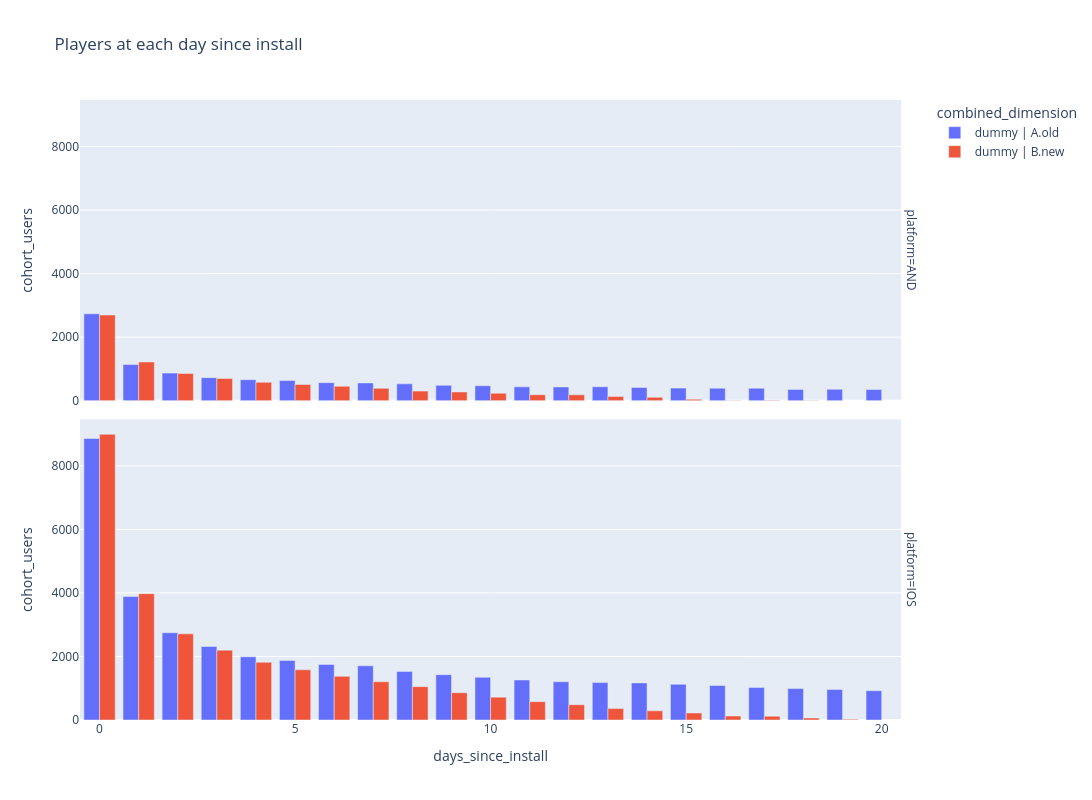

Notebook code for this chart:
### Code cell
# hide-output
# Bar chart: surviving cohort size at each day since install by FTUE group
fig = px.bar(pl_ftue_max_level_agg, 
              x='days_since_install', 
              y='cohort_users',
              color='combined_dimension',
              title='Players at each day since install',
              facet_row='platform',
              width=1200,
              height=800,
              barmode='group',
              hover_data={'weighted_avg_max_gameday': True, 'cohort_users': True},)

fig.show()

### Figure 1 — Plotly figure (JSON) as saved in the notebook; plotly's stock layout.template omitted (floating-point values rounded to 4 significant figures)
{"data": [{"alignmentgroup": "True", "customdata": [[1.901], [3.704], [5.277], [6.722], [7.784], [7.935], [8.963], [10.01], [10.52], [12.14], [12.91], [13.85], [14.98], [14.99], [15.09], [16.27], [16.63], [17.14], [18.19], [18.09], [19.18]], "hovertemplate": "combined_dimension=dummy | A.old<br>platform=AND<br>days_since_install=%{x}<br>cohort_users=%{y}<br>weighted_avg_max_gameday=%{customdata[0]}<extra></extra>", "legendgroup": "dummy | A.old", "marker": {"color": "#636efa", "pattern": {"shape": ""}}, "name": "dummy | A.old", "offsetgroup": "dummy | A.old", "orientation": "v", "showlegend": true, "textposition": "auto", "type": "bar", "x": [0, 1, 2, 3, 4, 5, 6, 7, 8, 9, 10, 11, 12, 13, 14, 15, 16, 17, 18, 19, 20], "xaxis": "x2", "y": [2735, 1138, 868, 726, 662, 633, 568, 560, 530, 483, 471, 436, 433, 439, 416, 396, 393, 393, 356, 357, 351], "yaxis": "y2"}, {"alignmentgroup": "True", "customdata": [[1.821], [3.031], [4.174], [4.997], [5.74], [6.36], [7.092], [7.755], [8.409], [8.946], [9.379], [9.979], [10.66], [11.03], [11.33], [11.89], [12.19], [12.72], [13.66], [14.13], [14.71]], "hovertemplate": "combined_dimension=dummy | A.old<br>platform=IOS<br>days_since_install=%{x}<br>cohort_users=%{y}<br>weighted_avg_max_gameday=%{customdata[0]}<extra></extra>", "legendgroup": "dummy | A.old", "marker": {"color": "#636efa", "pattern": {"shape": ""}}, "name": "dummy | A.old", "offsetgroup": "dummy | A.old", "orientation": "v", "showlegend": false, "textposition": "auto", "type": "bar", "x": [0, 1, 2, 3, 4, 5, 6, 7, 8, 9, 10, 11, 12, 13, 14, 15, 16, 17, 18, 19, 20], "xaxis": "x", "y": [8861, 3885, 2747, 2313, 1991, 1876, 1750, 1705, 1529, 1427, 1345, 1260, 1203, 1178, 1168, 1123, 1085, 1025, 988, 958, 923], "yaxis": "y"}, {"alignmentgroup": "True", "customdata": [[2.065], [4.214], [6.769], [7.878], [9.042], [9.903], [10.97], [12.05], [14.29], [15.19], [15.29], [15.57], [16.59], [19.96], [20.57], [20.61], [22.63], [25.02], [24.33]], "hovertemplate": "combined_dimension=dummy | B.new<br>platform=AND<br>days_since_install=%{x}<br>cohort_users=%{y}<br>weighted_avg_max_gameday=%{customdata[0]}<extra></extra>", "legendgroup": "dummy | B.new", "marker": {"color": "#EF553B", "pattern": {"shape": ""}}, "name": "dummy | B.new", "offsetgroup": "dummy | B.new", "orientation": "v", "showlegend": true, "textposition": "auto", "type": "bar", "x": [0, 1, 2, 3, 4, 5, 6, 7, 8, 9, 10, 11, 12, 13, 14, 15, 16, 17, 18], "xaxis": "x2", "y": [2696, 1220, 854, 700, 577, 511, 454, 389, 302, 275, 235, 188, 184, 133, 109, 44, 10, 13, 10], "yaxis": "y2"}, {"alignmentgroup": "True", "customdata": [[1.98], [3.21], [4.229], [4.936], [5.735], [6.389], [7.135], [7.617], [8.229], [8.623], [9.705], [10.17], [10.77], [11.56], [11.51], [12.07], [13.22], [13.85], [14.53], [14.57]], "hovertemplate": "combined_dimension=dummy | B.new<br>platform=IOS<br>days_since_install=%{x}<br>cohort_users=%{y}<br>weighted_avg_max_gameday=%{customdata[0]}<extra></extra>", "legendgroup": "dummy | B.new", "marker": {"color": "#EF553B", "pattern": {"shape": ""}}, "name": "dummy | B.new", "offsetgroup": "dummy | B.new", "orientation": "v", "showlegend": false, "textposition": "auto", "type": "bar", "x": [0, 1, 2, 3, 4, 5, 6, 7, 8, 9, 10, 11, 12, 13, 14, 15, 16, 17, 18, 19], "xaxis": "x", "y": [8992, 3977, 2711, 2198, 1816, 1581, 1374, 1203, 1049, 858, 720, 577, 480, 360, 289, 221, 126, 119, 62, 22], "yaxis": "y"}], "layout": {"annotations": [{"font": {}, "showarrow": false, "text": "platform=IOS", "textangle": 90, "x": 0.98, "xanchor": "left", "xref": "paper", "y": 0.2425, "yanchor": "middle", "yref": "paper"}, {"font": {}, "showarrow": false, "text": "platform=AND", "textangle": 90, "x": 0.98, "xanchor": "left", "xref": "paper", "y": 0.7575, "yanchor": "middle", "yref": "paper"}], "barmode": "group", "height": 800, "legend": {"title": {"text": "combined_dimension"}, "tracegroupgap": 0}, "title": {"text": "Players at each day since install"}, "width": 1200, "xaxis": {"anchor": "y", "domain": [0, 0.98], "title": {"text": "days_since_install"}}, "xaxis2": {"anchor": "y2", "domain": [0, 0.98], "matches": "x", "showticklabels": false}, "yaxis": {"anchor": "x", "domain": [0, 0.485], "title": {"text": "cohort_users"}}, "yaxis2": {"anchor": "x2", "domain": [0.515, 1], "matches": "y", "title": {"text": "cohort_users"}}}}
